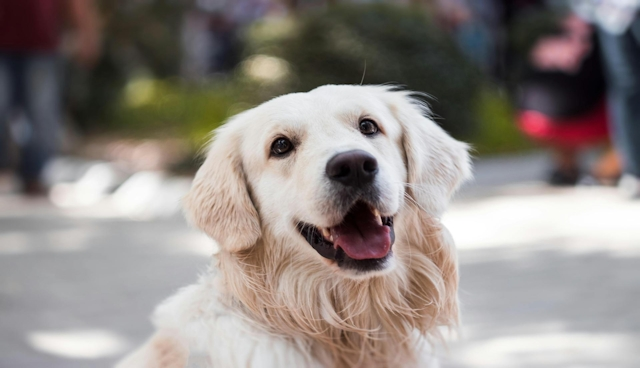
#> input picture idct/scripts/assets/dog.jpg, 640 x 368 px
$ python idct_2d_dma_test.py
#> lines starting #> are read from the running program, lines starting #| are printed output that depends on the picture
#> in get_yuv_frame, img is the input picture: PIL image 640x368 RGB; mean R, G, B 142.9, 135.3, 131
import numpy as np
from PIL import Image


def rgb_to_yuv(frame):
    """
    Convert an RGB image to YUV in-place.

    The conversion is done according to the standard RGB to YUV conversion formula:
    Y = 0.299R + 0.587G + 0.114B
    U = 0.565(B-Y) + 128
    V = 0.713(R-Y) + 128

    Args:
        frame: numpy array of shape (height, width, 3) containing RGB values

    Returns:
        None (modifies input array in-place)
    """
    r = frame[:, :, 0].astype(np.float64)
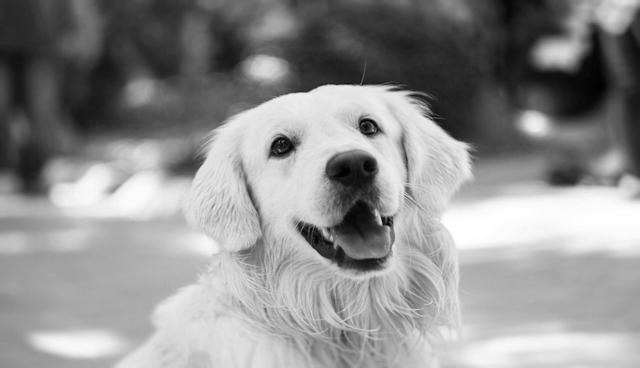
#> r: shape (368, 640) float64; min 0, max 255, mean 142.9
    g = frame[:, :, 1].astype(np.float64)
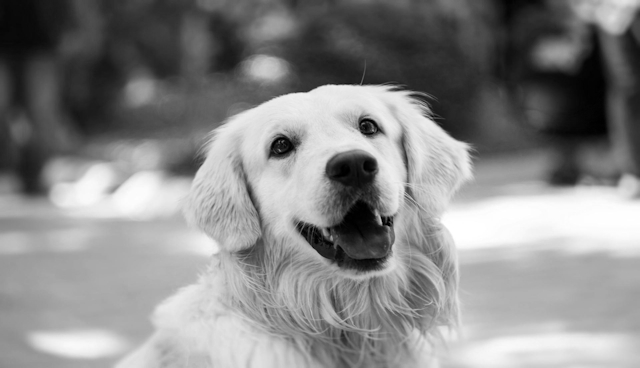
#> g: shape (368, 640) float64; min 0, max 255, mean 135.3
    b = frame[:, :, 2].astype(np.float64)
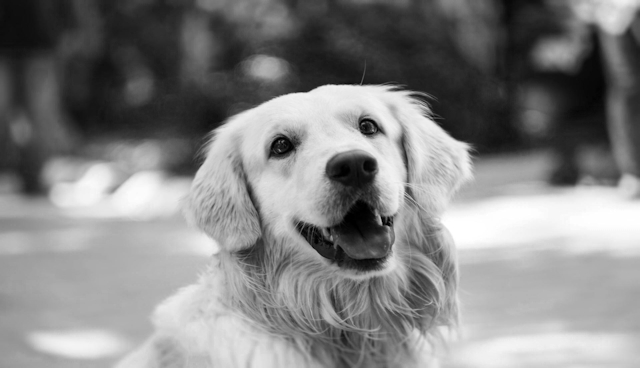
#> b: shape (368, 640) float64; min 0, max 255, mean 131

    y = 0.299 * r + 0.587 * g + 0.114 * b
    u = 0.565 * (b - y) + 128.0
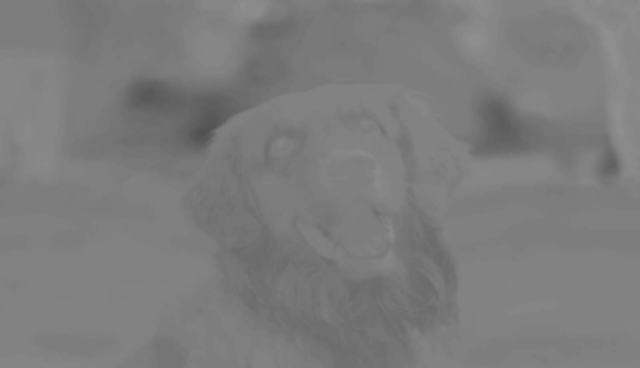
#> u: shape (368, 640) float64; min 81.61, max 144.1, mean 124.6
    v = 0.713 * (r - y) + 128.0
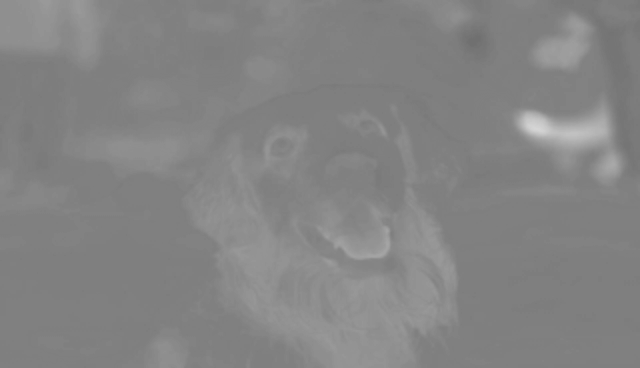
#> v: shape (368, 640) float64; min 112.2, max 213.1, mean 132.2

    frame[:, :, 0] = y.astype(np.uint8)
    frame[:, :, 1] = u.astype(np.uint8)
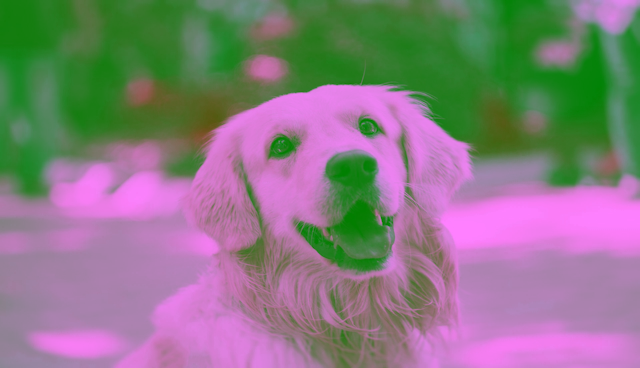
#> frame: shape (368, 640, 3); mean R, G, B 136.6, 124.1, 131
    frame[:, :, 2] = v.astype(np.uint8)
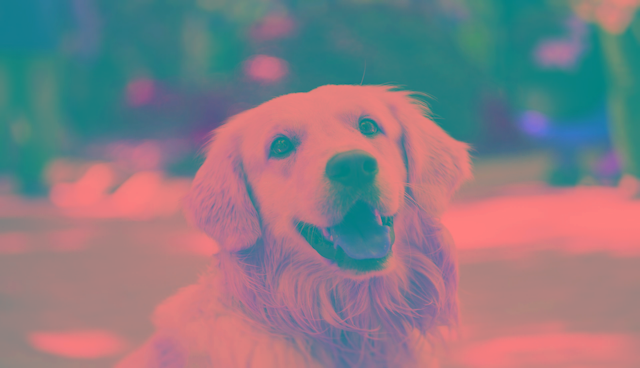
#> frame: shape (368, 640, 3); mean R, G, B 136.6, 124.1, 131.8


def yuv_to_rgb(frame):
    """
    Convert a YUV image to RGB in-place.

    The conversion is done according to the standard YUV to RGB conversion formula:
    R = Y + 1.4903 * (V - 128)
    G = Y - 0.344 * (U - 128) - 0.714 * (V - 128)
    B = Y + 1.770 * (U - 128)

    Args:
        frame: numpy array of shape (height, width, 3) containing YUV values

    Returns:
        None (modifies input array in-place)
    """
    y = frame[:, :, 0].astype(np.float64)
    u = frame[:, :, 1].astype(np.float64)
    v = frame[:, :, 2].astype(np.float64)

    r = y + 1.4903 * (v - 128.0)
    g = y - 0.344 * (u - 128.0) - 0.714 * (v - 128.0)
    b = y + 1.770 * (u - 128.0)

    frame[:, :, 0] = np.clip(r, 0, 255).astype(np.uint8)
    frame[:, :, 1] = np.clip(g, 0, 255).astype(np.uint8)
    frame[:, :, 2] = np.clip(b, 0, 255).astype(np.uint8)


def get_yuv_frame(image_path):
    """
    Load an image from path and convert it to YUV format.

    Args:
        image_path: Path to the input image file

    Returns:
        numpy array of shape (height, width, 3) containing YUV values
    """
    # Read image using PIL to ensure consistent handling of different formats

    # Open and convert to RGB array
    img = Image.open(image_path)
    rgb_frame = np.array(img.convert("RGB"))

    # Convert to YUV
    yuv_frame = rgb_frame.copy()
    rgb_to_yuv(yuv_frame)

    height, width, channels = yuv_frame.shape
#> height = 368; width = 640; channels = 3
    print(f"Image dimensions: {width}x{height}, {channels} channels")
#| Image dimensions: 640x368, 3 channels

    # Split into separate channel arrays and reshape into 8x8 blocks
    height, width = yuv_frame.shape[:2]
    y_channel = (
        yuv_frame[:, :, 0]
        .reshape(height // 8, 8, width // 8, 8)
        .transpose(0, 2, 1, 3)
        .reshape(-1)
    )
    u_channel = (
        yuv_frame[:, :, 1]
        .reshape(height // 8, 8, width // 8, 8)
        .transpose(0, 2, 1, 3)
        .reshape(-1)
    )
    v_channel = (
        yuv_frame[:, :, 2]
        .reshape(height // 8, 8, width // 8, 8)
        .transpose(0, 2, 1, 3)
        .reshape(-1)
    )

    return y_channel, u_channel, v_channel


print(get_yuv_frame("assets/dog.jpg"))
